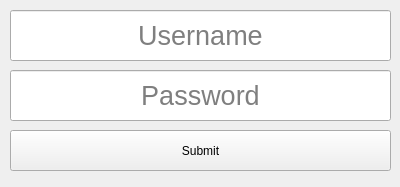
<?xml version="1.0" encoding="UTF-8"?>
<ui version="4.0">
 <class>LoginWindow</class>
 <widget class="QWidget" name="LoginWindow">
  <property name="geometry">
   <rect>
    <x>0</x>
    <y>0</y>
    <width>400</width>
    <height>187</height>
   </rect>
  </property>
  <property name="windowTitle">
   <string>Form</string>
  </property>
  <widget class="QLineEdit" name="lineEdit">
   <property name="geometry">
    <rect>
     <x>10</x>
     <y>10</y>
     <width>381</width>
     <height>51</height>
    </rect>
   </property>
   <property name="font">
    <font>
     <pointsize>20</pointsize>
    </font>
   </property>
   <property name="layoutDirection">
    <enum>Qt::LeftToRight</enum>
   </property>
   <property name="text">
    <string/>
   </property>
   <property name="maxLength">
    <number>64</number>
   </property>
   <property name="alignment">
    <set>Qt::AlignCenter</set>
   </property>
   <property name="placeholderText">
    <string>Username</string>
   </property>
  </widget>
  <widget class="QLineEdit" name="lineEdit_2">
   <property name="geometry">
    <rect>
     <x>10</x>
     <y>70</y>
     <width>381</width>
     <height>51</height>
    </rect>
   </property>
   <property name="font">
    <font>
     <pointsize>20</pointsize>
    </font>
   </property>
   <property name="text">
    <string/>
   </property>
   <property name="maxLength">
    <number>512</number>
   </property>
   <property name="echoMode">
    <enum>QLineEdit::Password</enum>
   </property>
   <property name="alignment">
    <set>Qt::AlignCenter</set>
   </property>
   <property name="placeholderText">
    <string>Password</string>
   </property>
  </widget>
  <widget class="QPushButton" name="pushButton">
   <property name="geometry">
    <rect>
     <x>10</x>
     <y>130</y>
     <width>381</width>
     <height>41</height>
    </rect>
   </property>
   <property name="text">
    <string>Submit</string>
   </property>
  </widget>
 </widget>
 <resources/>
 <connections/>
</ui>
